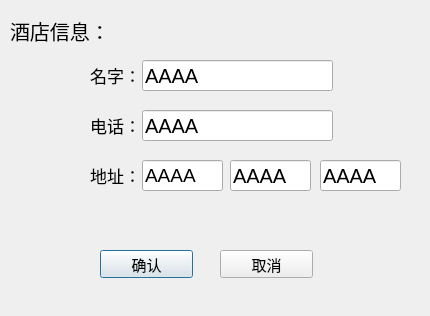
<?xml version="1.0" encoding="UTF-8"?>
<ui version="4.0">
 <class>Dlg_hotelInfo</class>
 <widget class="QDialog" name="Dlg_hotelInfo">
  <property name="geometry">
   <rect>
    <x>0</x>
    <y>0</y>
    <width>430</width>
    <height>316</height>
   </rect>
  </property>
  <property name="windowTitle">
   <string>酒店信息</string>
  </property>
  <widget class="QLabel" name="label">
   <property name="geometry">
    <rect>
     <x>50</x>
     <y>60</y>
     <width>91</width>
     <height>31</height>
    </rect>
   </property>
   <property name="font">
    <font>
     <pointsize>13</pointsize>
    </font>
   </property>
   <property name="text">
    <string>名字：</string>
   </property>
   <property name="alignment">
    <set>Qt::AlignRight|Qt::AlignTrailing|Qt::AlignVCenter</set>
   </property>
  </widget>
  <widget class="QLineEdit" name="lineEdit_name">
   <property name="geometry">
    <rect>
     <x>142</x>
     <y>60</y>
     <width>191</width>
     <height>31</height>
    </rect>
   </property>
   <property name="font">
    <font>
     <pointsize>15</pointsize>
    </font>
   </property>
   <property name="text">
    <string>AAAA</string>
   </property>
  </widget>
  <widget class="QLabel" name="label_3">
   <property name="geometry">
    <rect>
     <x>10</x>
     <y>10</y>
     <width>131</width>
     <height>41</height>
    </rect>
   </property>
   <property name="font">
    <font>
     <family>微软雅黑</family>
     <pointsize>15</pointsize>
    </font>
   </property>
   <property name="text">
    <string>酒店信息：</string>
   </property>
  </widget>
  <widget class="QLineEdit" name="lineEdit_phone">
   <property name="geometry">
    <rect>
     <x>142</x>
     <y>110</y>
     <width>191</width>
     <height>31</height>
    </rect>
   </property>
   <property name="font">
    <font>
     <pointsize>15</pointsize>
    </font>
   </property>
   <property name="text">
    <string>AAAA</string>
   </property>
  </widget>
  <widget class="QLabel" name="label_2">
   <property name="geometry">
    <rect>
     <x>50</x>
     <y>110</y>
     <width>91</width>
     <height>31</height>
    </rect>
   </property>
   <property name="font">
    <font>
     <pointsize>13</pointsize>
    </font>
   </property>
   <property name="text">
    <string>电话：</string>
   </property>
   <property name="alignment">
    <set>Qt::AlignRight|Qt::AlignTrailing|Qt::AlignVCenter</set>
   </property>
  </widget>
  <widget class="QLineEdit" name="lineEdit_province">
   <property name="geometry">
    <rect>
     <x>142</x>
     <y>160</y>
     <width>81</width>
     <height>31</height>
    </rect>
   </property>
   <property name="font">
    <font>
     <pointsize>14</pointsize>
    </font>
   </property>
   <property name="text">
    <string>AAAA</string>
   </property>
   <property name="placeholderText">
    <string>省份</string>
   </property>
  </widget>
  <widget class="QLabel" name="label_4">
   <property name="geometry">
    <rect>
     <x>50</x>
     <y>160</y>
     <width>91</width>
     <height>31</height>
    </rect>
   </property>
   <property name="font">
    <font>
     <pointsize>13</pointsize>
    </font>
   </property>
   <property name="text">
    <string>地址：</string>
   </property>
   <property name="alignment">
    <set>Qt::AlignRight|Qt::AlignTrailing|Qt::AlignVCenter</set>
   </property>
  </widget>
  <widget class="QLineEdit" name="lineEdit_city">
   <property name="geometry">
    <rect>
     <x>230</x>
     <y>160</y>
     <width>81</width>
     <height>31</height>
    </rect>
   </property>
   <property name="font">
    <font>
     <pointsize>15</pointsize>
    </font>
   </property>
   <property name="text">
    <string>AAAA</string>
   </property>
   <property name="placeholderText">
    <string>城市</string>
   </property>
  </widget>
  <widget class="QLineEdit" name="lineEdit_district">
   <property name="geometry">
    <rect>
     <x>320</x>
     <y>160</y>
     <width>81</width>
     <height>31</height>
    </rect>
   </property>
   <property name="font">
    <font>
     <pointsize>15</pointsize>
    </font>
   </property>
   <property name="text">
    <string>AAAA</string>
   </property>
   <property name="placeholderText">
    <string>城区</string>
   </property>
  </widget>
  <widget class="QPushButton" name="pBtn_yes">
   <property name="geometry">
    <rect>
     <x>100</x>
     <y>250</y>
     <width>93</width>
     <height>28</height>
    </rect>
   </property>
   <property name="font">
    <font>
     <pointsize>11</pointsize>
    </font>
   </property>
   <property name="text">
    <string>确认</string>
   </property>
  </widget>
  <widget class="QPushButton" name="pBtn_no">
   <property name="geometry">
    <rect>
     <x>220</x>
     <y>250</y>
     <width>93</width>
     <height>28</height>
    </rect>
   </property>
   <property name="font">
    <font>
     <pointsize>11</pointsize>
    </font>
   </property>
   <property name="text">
    <string>取消</string>
   </property>
  </widget>
 </widget>
 <resources/>
 <connections/>
</ui>
